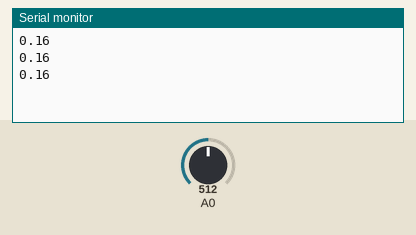
A sketch run on a simulated Arduino Uno, built with avr-gcc and run on an emulated ATmega328P. On the bench: the last lines printed to the serial monitor. The inputs (shaded band) are chosen by the test bench; at power-on: A0 = 512.

Above: at 1.3 s.
1.4 s: A0 set to 716
At 1.9 s:
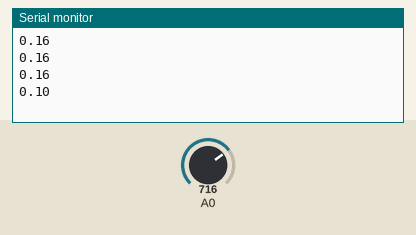
2.9 s: A0 set to 900
At 3.4 s:
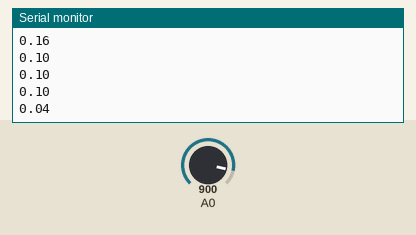
Timing chart, 0 to 5.9 s (numbered marks = the images above; inputs shaded):
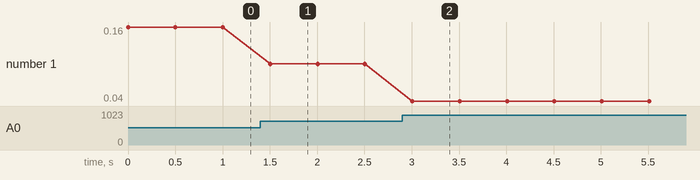

Measured:
- after the input at 1.4 s, the serial monitor: prints a new line after 0.10 s (image 1)
- after the input at 2.9 s, the serial monitor: prints a new line after 0.11 s (image 2)
- plotted number 1: 0.16 → 0.1 after the input at 1.4 s, 0.1 → 0.04 after the input at 2.9 s

The sketch:

vernierethanoltest.ino
```cpp
float rawCountEtoh; //create global variable for reading from A/D converter (0-1023)
float voltageEtoh; //create global variable for voltage (0-5V)
float slopeEtoh = 25000;
float interceptEtoh = 200 ;
float sensorValueEtoh ;


void setup() {
 Serial.begin(9600);

}

void loop() {
   rawCountEtoh = analogRead(A0);
  voltageEtoh = rawCountEtoh/(1024*5);
  sensorValueEtoh =  (-2.995 * pow(voltageEtoh,0.9054))+0.70;
   Serial.println(sensorValueEtoh/2);
  delay(500);
  }
```
